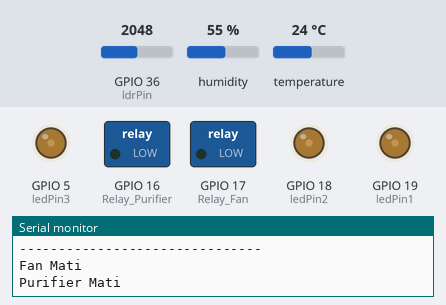
Simulated run of this sketch. Board: ESP32. Shown: switched loads named in the sketch (green lamp = pin HIGH), output pins drawn as LEDs (lit = HIGH), the last lines printed to the serial monitor. The inputs (shaded band) are chosen by the test bench; at power-on: humidity 55 %, GPIO 36 (ldrPin) = 2048, temperature 24 °C. WiFi joins after 1.5 s; servers stay silent unless stated; random numbers use the default seed unless the sketch sets one; no MQTT or app messages arrive unless stated.

Above: at 2.7 s.
2.8 s: humidity set to 43 %
7.2 s: humidity set to 39 %
At 10.4 s:
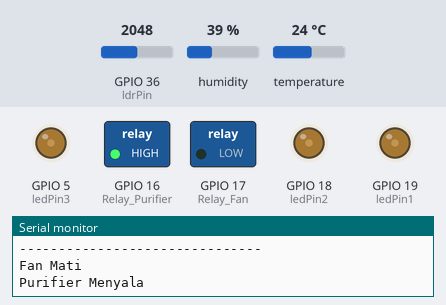
11.5 s: GPIO 36 (ldrPin) set to 1228
At 13.0 s:
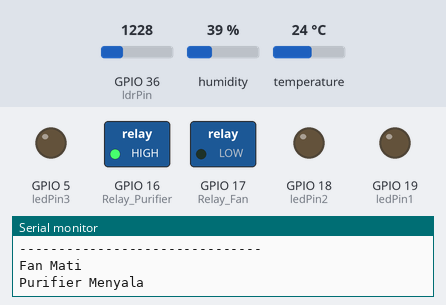
13.5 s: temperature set to 37.3 °C
15.2 s: temperature set to 38.3 °C
At 19.1 s:
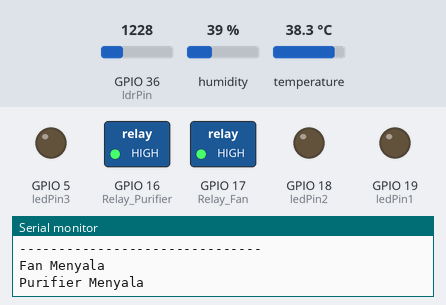
19.5 s: GPIO 36 (ldrPin) set to 2040
At 20.5 s:
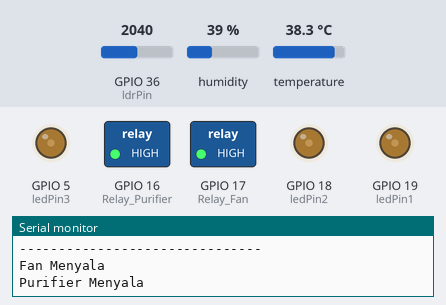
Timing chart, 0 to 22.5 s (numbered marks = the images above; inputs shaded):
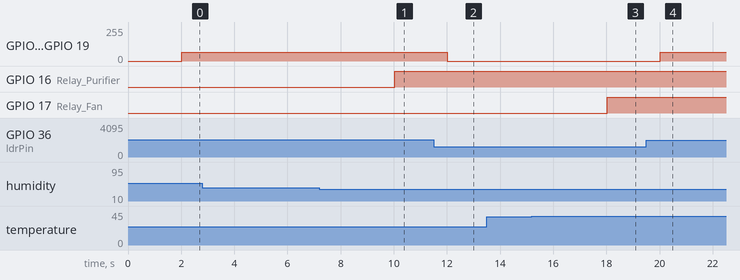

The sketch:

sketch.ino
```cpp
#include <WiFi.h>
#include <DHT.h>
#include <PubSubClient.h>

// Konfigurasi Wi-Fi
const char* ssid = "Wokwi-GUEST";
const char* password = "";
const char* mqtt_server = "broker.emqx.io";
const char* username = "";
const char* pass = "";

// Pin untuk tiga LED
int ldrPin = 36;        // Pin untuk sensor LDR
int ledPin1 = 19;       // Pin untuk LED 1
int ledPin2 = 18;       // Pin untuk LED 2
int ledPin3 = 5;       // Pin untuk LED 3
int Relay_Fan = 17;
int Relay_Purifier = 16;
int manualswitch;
#define DHTPIN 12    // GPIO pin where the DHT22 is connected
#define DHTTYPE DHT22

DHT dht(DHTPIN, DHTTYPE);
const float GAMMA = 0.7;
const float RL10 = 50;
int maxPWM = 255;       // Nilai maksimum PWM (8-bit)
int minLux = 250;       // Minimum lux yang diinginkan
int maxLux = 300;       // Maksimum lux yang diinginkan

char str_hum_data[10];
char str_temp_data[10];
char str_lux[10];
char str_totallux_lampu [10];

WiFiClient espClient;
PubSubClient client(espClient);
unsigned long lastMsg = 0;
#define MSG_BUFFER_SIZE  (50)
char msg[MSG_BUFFER_SIZE];

void callback(char* topic, byte* payload, unsigned int length) {
  Serial.print("Message arrived [");
  Serial.print(topic);
  Serial.print("] ");
  String messageLamp;
  String messagekontrol;
  String messageFan;
  String MessagePurifier;

  if(strstr(topic, "ruangkelas_arief/kendali")){
    for (int i = 0; i < length; i++) {
      Serial.print((char)payload[i]);
      messagekontrol += (char)payload[i];
    }
    if(messagekontrol == "auto"){
      manualswitch = 0;
    }
    else if (messagekontrol == "manual"){
      manualswitch = 1;
    }
  }

  if (manualswitch == 1) {
    if (strstr(topic, "ruangkelas_arief/output/lamp1")) {
        for (int i = 0; i < length; i++) {
          Serial.print((char)payload[i]);
          messageLamp += (char)payload[i];
        }
        if (messageLamp == "On") {
          analogWrite(ledPin1, 255);
        }
        else if (messageLamp == "Off") {
          analogWrite(ledPin1, 0);
        }
    }
    if (strstr(topic, "ruangkelas_arief/output/lamp2")) {
        for (int i = 0; i < length; i++) {
          Serial.print((char)payload[i]);
          messageLamp += (char)payload[i];
        }
        if (messageLamp == "On") {
          analogWrite(ledPin2, 255);
        }
        else if (messageLamp == "Off") {
          analogWrite(ledPin2, 0);
        }
    }
    if (strstr(topic, "ruangkelas_arief/output/lamp3")) {
        for (int i = 0; i < length; i++) {
          Serial.print((char)payload[i]);
          messageLamp += (char)payload[i];
        }
        if (messageLamp == "On") {
          analogWrite(ledPin3, 255);
        }
        else if (messageLamp == "Off") {
          analogWrite(ledPin3, 0);
        }
    }
    if (strstr(topic, "ruangkelas_arief/output/fan")) {
        for (int i = 0; i < length; i++) {
          Serial.print((char)payload[i]);
          messageFan += (char)payload[i];
        }
        if (messageFan == "On") {
          digitalWrite(Relay_Fan, HIGH);
        }
        else if (messageFan == "Off") {
          digitalWrite(Relay_Fan, LOW);
        }
    }
    if (strstr(topic, "ruangkelas_arief/output/purifier")) {
        for (int i = 0; i < length; i++) {
          Serial.print((char)payload[i]);
          MessagePurifier += (char)payload[i];
        }
        if (MessagePurifier == "On") {
          digitalWrite(Relay_Purifier, HIGH);
        }
        else if (MessagePurifier == "Off") {
          digitalWrite(Relay_Purifier, LOW);
        }
   }
    Serial.println();
  }
}

void reconnect() {
  while (!client.connected()) {
    Serial.print("Attempting MQTT connection...");
    String clientId = "ESP8266Client-";
    clientId += String(random(0xffff), HEX);
    if (client.connect(clientId.c_str(), username, pass)) {
      Serial.println("connected");
      client.subscribe("ruangkelas_arief/kendali");
      client.subscribe("ruangkelas_arief/output/lamp1");
      client.subscribe("ruangkelas_arief/output/lamp2");
      client.subscribe("ruangkelas_arief/output/lamp3");
      client.subscribe("ruangkelas_arief/output/fan");
      client.subscribe("ruangkelas_arief/output/purifier");
    } else {
      Serial.print("failed, rc=");
      Serial.print(client.state());
      Serial.println(" try again in 5 seconds");
      delay(5000);
    }
  }
}

void setup() {
  Serial.begin(115200);
  dht.begin();
  pinMode(ldrPin, INPUT);
  pinMode(ledPin1, OUTPUT);
  pinMode(ledPin2, OUTPUT);
  pinMode(ledPin3, OUTPUT);
  pinMode(Relay_Fan, OUTPUT);
  pinMode(Relay_Purifier, OUTPUT);

  // Koneksi ke Wi-Fi
  Serial.print("Connecting to ");
  Serial.println(ssid);
  WiFi.begin(ssid, password);

  while (WiFi.status() != WL_CONNECTED) {
    delay(500);
    Serial.print(".");
  }
  Serial.println("");
  Serial.println("WiFi connected.");
  Serial.print("IP address: ");
  Serial.println(WiFi.localIP());
  client.setServer(mqtt_server, 1883);
  client.setCallback(callback);
}

void loop() {
  if (!client.connected()) {
    reconnect();
  }
  client.loop();

  unsigned long now = millis();

  if(now - lastMsg > 2000){
    float temp_data = dht.readTemperature();
    dtostrf(temp_data, 4, 2, str_temp_data);
    float hum_data = dht.readHumidity();
    dtostrf(hum_data, 4, 2, str_hum_data);
    client.publish("ruangkelas_arief/sensor/temperature",str_temp_data);
    client.publish("ruangkelas_arief/sensor/humidity", str_hum_data);
    Serial.println("");
    Serial.println("-------------------------------");
    Serial.println("Publish message: ");
    Serial.print("Temperature: ");
    Serial.print(temp_data);
    Serial.print(" °C, Humidity: ");
    Serial.print(hum_data);
    Serial.println(" %");
    Serial.println("-------------------------------");


    int ldrValue = analogRead(ldrPin); // Membaca nilai LDR (0-4095)
    float voltage = ldrValue / 4095.0 * 5.0;
    float resistance = 2000 * voltage / (1 - voltage / 5.0);
    float lux = pow(RL10 * 1e3 * pow(10, GAMMA) / resistance, (1 / GAMMA));
    //int lux = map(ldrValue, 0, 4095, 0, 1000); // Perkiraan nilai lux (sesuaikan sesuai dengan sensor LDR Anda)


    dtostrf(lux, 4, 2, str_lux);
    client.publish("ruangkelas_arief/sensor/luxruangan",str_lux);

    Serial.print("LDR Value : ");
    Serial.println(ldrValue);
    Serial.print("Lux : ");
    Serial.println(lux);

    int total=0;
    int totalBrightness = 0;

    if(manualswitch == 0){
      if (lux < minLux) {
        int suplai = 300-lux;
        Serial.print("Lux yang dibutuhkan : ");
        Serial.println(suplai);
        total=suplai/3;
        analogWrite(ledPin1,total);
        analogWrite(ledPin2,total);
        analogWrite(ledPin3,total);
        Serial.print("Lux per lampu : ");
        Serial.println(total);
        dtostrf(lux, 4, 2, str_totallux_lampu);
        client.publish("ruangkelas_arief/sensor/luxlampu",str_totallux_lampu);
      }
      else{
        Serial.println("Lux is above maximum. Turning LEDs off.");
        analogWrite(ledPin1, 0);
        analogWrite(ledPin2, 0);
        analogWrite(ledPin3, 0);
        client.publish("ruangkelas_arief/lamp", "LEDs Off");
      }
      Serial.println("-------------------------------");

      if(temp_data >= 38){
        digitalWrite(Relay_Fan, HIGH);
        Serial.println("Fan Menyala");
        client.publish("ruangkelas_arief/fan", "On");
      }
      else{
        digitalWrite(Relay_Fan,LOW);
        Serial.println("Fan Mati");
        client.publish("ruangkelas_arief/fan", "Off");
      }
      if(hum_data <= 40){
        digitalWrite(Relay_Purifier, HIGH);
        Serial.println("Purifier Menyala");
        client.publish("ruangkelas_arief/purifier", "On");
      }
      else{
        digitalWrite(Relay_Purifier, LOW);
        Serial.println("Purifier Mati");
        client.publish("ruangkelas_arief/purifier", "Off");
      }
    }
    lastMsg = now;
  }
}
```

Measured:
- the behaviour switches between 41 and 40 % on humidity (found by bisection; images 0 and 1)
- the behaviour switches between 37.9 and 38 °C on temperature (found by bisection; images 2 and 3)
- after the input at 7.2 s, GPIO 16 (Relay_Purifier): LOW → HIGH after 2.8 s
- after the input at 11.5 s, GPIO 5 (ledPin3), GPIO 18 (ledPin2), GPIO 19 (ledPin1): 66/255 → 0/255 after 0.52 s
- after the input at 15.2 s, GPIO 17 (Relay_Fan): LOW → HIGH after 2.8 s
- after the input at 19.5 s, GPIO 5 (ledPin3), GPIO 18 (ledPin2), GPIO 19 (ledPin1): 0/255 → 66/255 after 0.52 s
